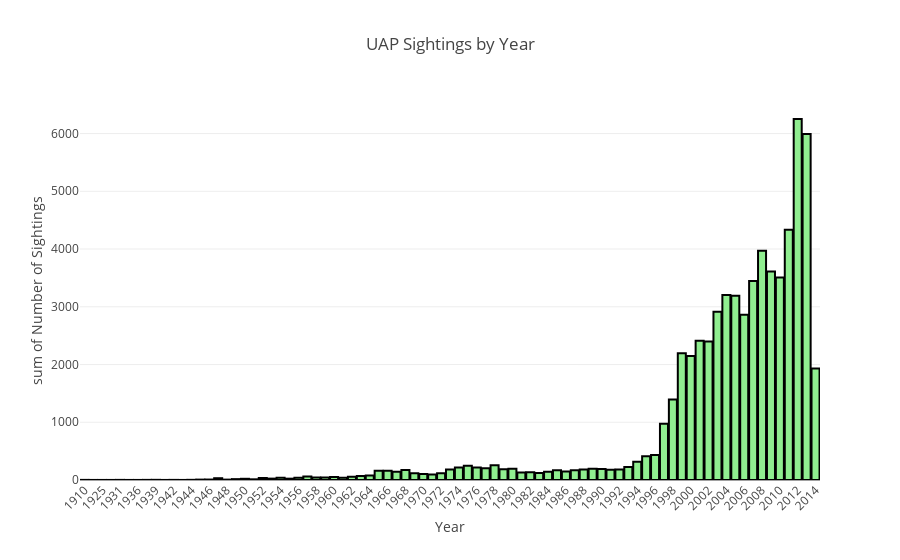

Here is the notebook cell this chart was saved with:
### Code cell
#making a histogram of data
#make sure df is sort chronologcally
uaps_year_group['year'] = pd.to_numeric(uaps_year_group['year'])
uaps_year_group = uaps_year_group.sort_values(by='year')

#histogram
uaps_years = px.histogram(uaps_year_group, 
                   x='year', 
                   y='count', 
                   histfunc='sum',  
                   title='UAP Sightings by Year',
                   labels={'year': 'Year', 'count': 'Number of Sightings'})  

#clean up histogram
uaps_years.update_traces(marker=dict(color='lightgreen', line=dict(width=2, color='black')))
uaps_years.update_layout(
    bargap=0.1,  
    xaxis_type='category',  
    xaxis_tickangle=-45  
)
uaps_years.show()

### Figure 1 — Plotly figure (JSON) as saved in the notebook; plotly's stock layout.template omitted (floating-point values rounded to 4 significant figures)
{"data": [{"alignmentgroup": "True", "bingroup": "x", "histfunc": "sum", "hovertemplate": "Year=%{x}<br>sum of Number of Sightings=%{y}<extra></extra>", "legendgroup": "", "marker": {"color": "lightgreen", "line": {"color": "black", "width": 2}, "pattern": {"shape": ""}}, "name": "", "offsetgroup": "", "orientation": "v", "showlegend": false, "type": "histogram", "x": [1910, 1920, 1925, 1929, 1931, 1934, 1936, 1937, 1939, 1941, 1942, 1943, 1944, 1945, 1946, 1947, 1948, 1949, 1950, 1951, 1952, 1953, 1954, 1955, 1956, 1957, 1958, 1959, 1960, 1961, 1962, 1963, 1964, 1965, 1966, 1967, 1968, 1969, 1970, 1971, 1972, 1973, 1974, 1975, 1976, 1977, 1978, 1979, 1980, 1981, 1982, 1983, 1984, 1985, 1986, 1987, 1988, 1989, 1990, 1991, 1992, 1993, 1994, 1995, 1996, 1997, 1998, 1999, 2000, 2001, 2002, 2003, 2004, 2005, 2006, 2007, 2008, 2009, 2010, 2011, 2012, 2013, 2014], "xaxis": "x", "y": [2, 1, 1, 1, 2, 1, 1, 2, 3, 1, 2, 1, 3, 7, 8, 31, 7, 15, 21, 12, 36, 24, 37, 23, 39, 60, 42, 43, 50, 40, 55, 68, 76, 161, 159, 145, 173, 118, 106, 95, 117, 182, 215, 245, 217, 204, 255, 187, 193, 132, 133, 121, 141, 169, 149, 171, 184, 196, 189, 177, 181, 226, 316, 413, 431, 976, 1394, 2197, 2149, 2413, 2399, 2916, 3204, 3192, 2860, 3445, 3970, 3613, 3507, 4333, 6252, 5993, 1931], "yaxis": "y"}], "layout": {"bargap": 0.1, "barmode": "relative", "legend": {"tracegroupgap": 0}, "title": {"text": "UAP Sightings by Year"}, "xaxis": {"anchor": "y", "domain": [0, 1], "tickangle": -45, "title": {"text": "Year"}, "type": "category"}, "yaxis": {"anchor": "x", "domain": [0, 1], "title": {"text": "sum of Number of Sightings"}}}}
